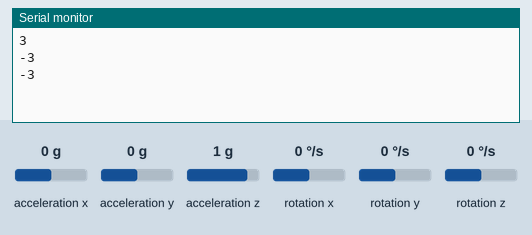
The sketch below on a simulated Arduino Uno, built with avr-gcc and run on an emulated ATmega328P. Parts: the last lines printed to the serial monitor. The inputs (shaded band) are chosen by the test bench; at power-on: acceleration z 1 g, acceleration x 0 g, acceleration y 0 g, rotation x 0 °/s, rotation y 0 °/s, rotation z 0 °/s.

Above: at 1.2 s.
1.3 s: acceleration z set to -0.8 g
At 1.48 s:
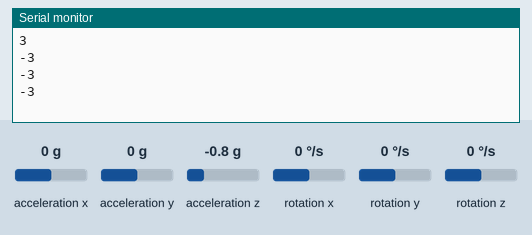
2.8 s: acceleration z set to 0 g
At 2.84 s:
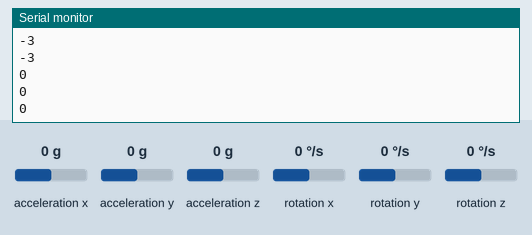
Timing chart, 0 to 5.8 s (numbered marks = the images above; inputs shaded):
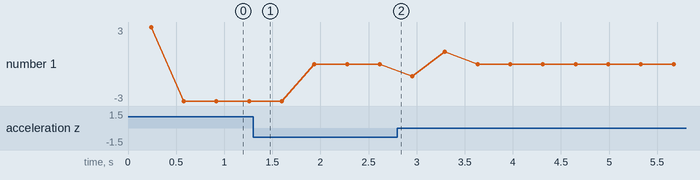

Measured:
- plotted number 1: -3 → 0 after the input at 1.3 s

The sketch:

Arduino_tester.ino
```cpp
// ---------------------------- Library ----------------------------------------------
#include <MPU6050.h>
#include <I2Cdev.h>

// ---------------------------- Viariables  ------------------------------------
MPU6050 accelgyro;
int16_t ax, ay, az , deltaAz , prevAz ;
int16_t gx, gy, gz;
int8_t threshold, count;
bool zero_detect;
bool TurnOnZI = false;
#define OUTPUT_READABLE_ACCELGYRO


void setup() {

   #if I2CDEV_IMPLEMENTATION == I2CDEV_ARDUINO_WIRE
        Wire.begin();
   #elif I2CDEV_IMPLEMENTATION == I2CDEV_BUILTIN_FASTWIRE
        Fastwire::setup(400, true);
   #endif

   Serial.begin(9600);

    accelgyro.initialize();
    accelgyro.setAccelerometerPowerOnDelay(3);
    accelgyro.setIntZeroMotionEnabled(TurnOnZI);
    accelgyro.setDHPFMode(1);
    accelgyro.setMotionDetectionThreshold(2);
    accelgyro.setZeroMotionDetectionThreshold(2);
    accelgyro.setMotionDetectionDuration(40);
    accelgyro.setZeroMotionDetectionDuration(1);

   deltaAz = 0;
   prevAz = 0;
}

void loop() {
   if(accelgyro.testConnection()){       // check connection with MPU6050
      zero_detect = accelgyro.getIntMotionStatus();
      threshold = accelgyro.getZeroMotionDetectionThreshold();

      int result = 0;
      for(int i = 0 ; i <10 ; i++){
        accelgyro.getMotion6(&ax, &ay, &az, &gx, &gy, &gz);
        result = result + az;
        delay(20);
      }
      result = result/10;
      result = result/1000;

      if(prevAz != result){
        deltaAz = (prevAz-result);
        Serial.println(deltaAz);
        prevAz=result;
      }
      else{
        Serial.println(prevAz);
     }
     delay(100);
  }
}
```
